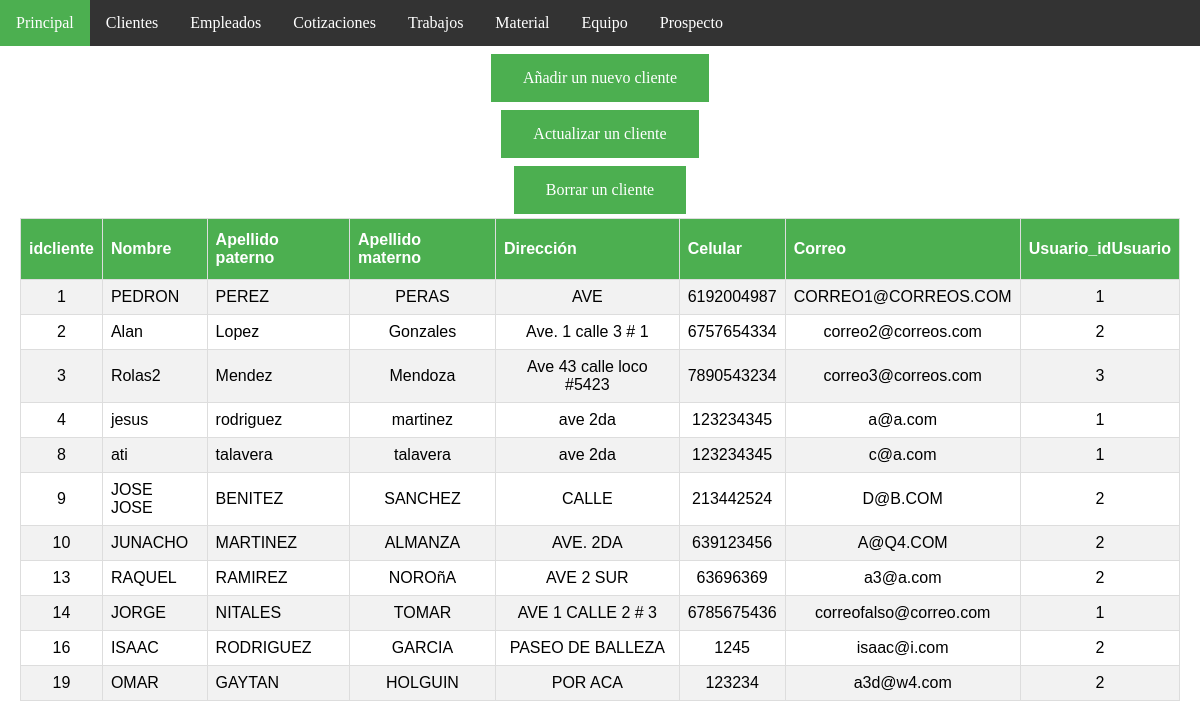
The page /clienteAdmon.php on the database its author committed.
### tables this page shows
CREATE TABLE `cliente` (
  `idCliente` int(11) NOT NULL AUTO_INCREMENT,
  `nombre` varchar(30) NOT NULL,
  `ape_pat` varchar(20) NOT NULL,
  `ape_mat` varchar(20) NOT NULL,
  `direccion` varchar(45) NOT NULL,
  `cel` varchar(10) NOT NULL,
  `correo` varchar(30) NOT NULL,
  `Usuario_idUsuario` int(11) NOT NULL,
  PRIMARY KEY (`idCliente`,`Usuario_idUsuario`),
  UNIQUE KEY `correo_UNIQUE` (`correo`),
  KEY `fk_Cliente_Usuario1_idx` (`Usuario_idUsuario`),
  CONSTRAINT `fk_Cliente_Usuario1` FOREIGN KEY (`Usuario_idUsuario`) REFERENCES `usuario` (`idUsuario`) ON DELETE NO ACTION ON UPDATE NO ACTION
);

### clienteAdmon.php (the view, shortened to what this page needs)
<!DOCTYPE html>
<html>
<head>
	<link rel="stylesheet" type="text/css" href="css/page_style.css">
</head>
<body>
<ul>
  <li><a class="active" href="index.php">Principal</a></li>
  <li><a href="clienteAdmon.php">Clientes</a></li>
  <li><a href="empleadoAdmon.php">Empleados</a></li>
  <li><a href="#cotizacionAdmon.php">Cotizaciones</a></li>
  <li><a href="#trabajoAdmon.php">Trabajos</a></li>
  <li><a href="materialAdmon.php">Material</a></li>
  <li><a href="#equipoAdmon.php">Equipo</a></li>
  <li><a href="#prospectoAdmon.php">Prospecto</a></li>
</ul>
<div style="padding:20px;margin-top:30px;height:1500px;">
<div align="center">
	<a class="buttonSha" href="insertCliente.php">Añadir un nuevo cliente</a><br>
	<a class="buttonSha" href="updateCliente.php">Actualizar un cliente</a><br>
	<a class="buttonSha" href="deleteCliente.php">Borrar un cliente</a><br>
</div>
<?php
	$usuario = "root";
	$servidor = "localhost";
$conexion = mysqli_connect( $servidor, $usuario, "" )
or die ("No se ha podido conectar al servidor BD");
$consulta = "SELECT * FROM cliente";
$resultado = mysqli_query( $conexion, $consulta )
        or die ( "Algo ha ido mal en la consulta a la base de datos");
echo"<center>";
echo "<table>";
	echo "<tr>";
		echo "<th>idcliente</th>";
		echo "<th>Nombre</th>";
	    echo "<th>Apellido paterno</th>";
	    echo "<th>Apellido materno</th>";
	    echo "<th>Dirección</th>";
	    echo "<th>Celular</th>";
	    echo "<th>Correo</th>";
	    echo "<th>Usuario_idUsuario</th>";
	echo "</tr>";
	while ($registro = mysqli_fetch_array( $resultado ))
		{
		echo "<tr>";
		echo "<td align='center'>" . $registro['idCliente'] . "</td><td>" . $registro['nombre'] . "</td>";
		echo "<td>".$registro['ape_pat']."</td>";
		echo "<td align='center'>".$registro['ape_mat']. "</td>";
		echo "<td align='center'>".$registro['direccion']. "</td>";
		echo "<td align='center'>".$registro['cel']. "</td>";
		echo "<td align='center'>".$registro['correo']. "</td>";
		echo "<td align='center'>".$registro['Usuario_idUsuario']. "</td>";
	echo "</tr>";
		}
	echo "</table>";
 ?>
</div>
</body>
</html>

### css/page_style.css (style rules this page uses)
.buttonSha { background-color: #4CAF50; border: none; color: white; padding: 15px 32px; text-align: center; text-decoration: none; display: inline-block; font-size: 16px; margin: 4px 2px; cursor: pointer; -webkit-transition-duration: 0.4s; transition-duration: 0.4s; }
table { font-family: "Trebuchet MS", Arial, Helvetica, sans-serif; border-collapse: collapse; width: 100%; }
td,th { border: 1px solid #ddd; padding: 8px; }
tr:nth-child(even) { background-color: #f2f2f2; }
th { padding-top: 12px; padding-bottom: 12px; text-align: left; background-color: #4CAF50; color: white; }
* { box-sizing: border-box; }
body { margin:0; }
ul { list-style-type: none; margin: 0; padding: 0; overflow: hidden; background-color: #333; position: fixed; top: 0; width: 100%; }
li { float: left; }
li a { display: block; color: white; text-align: center; padding: 14px 16px; text-decoration: none; }
.active { background-color: #4CAF50; }

### rows shown on the page
cliente: idCliente "1", nombre "PEDRON", ape_pat "PEREZ", ape_mat "PERAS", direccion "AVE", cel "6192004987", correo "CORREO1@CORREOS.COM", Usuario_idUsuario "1"
cliente: idCliente "2", nombre "Alan", ape_pat "Lopez", ape_mat "Gonzales", direccion "Ave. 1 calle 3 # 1", cel "6757654334", correo "correo2@correos.com", Usuario_idUsuario "2"
cliente: idCliente "3", nombre "Rolas2", ape_pat "Mendez", ape_mat "Mendoza", direccion "Ave 43 calle loco #5423", cel "7890543234", correo "correo3@correos.com", Usuario_idUsuario "3"
cliente: idCliente "4", nombre "jesus", ape_pat "rodriguez", ape_mat "martinez", direccion "ave 2da", cel "123234345", correo "a@a.com", Usuario_idUsuario "1"
cliente: idCliente "8", nombre "ati", ape_pat "talavera", ape_mat "talavera", direccion "ave 2da", cel "123234345", correo "c@a.com", Usuario_idUsuario "1"
cliente: idCliente "9", nombre "JOSE JOSE", ape_pat "BENITEZ", ape_mat "SANCHEZ", direccion "CALLE", cel "213442524", correo "D@B.COM", Usuario_idUsuario "2"
cliente: idCliente "10", nombre "JUNACHO", ape_pat "MARTINEZ", ape_mat "ALMANZA", direccion "AVE. 2DA", cel "639123456", correo "A@Q4.COM", Usuario_idUsuario "2"
cliente: idCliente "13", nombre "RAQUEL", ape_pat "RAMIREZ", ape_mat "NOROñA", direccion "AVE 2 SUR", cel "63696369", correo "a3@a.com", Usuario_idUsuario "2"
cliente: idCliente "14", nombre "JORGE", ape_pat "NITALES", ape_mat "TOMAR", direccion "AVE 1 CALLE 2 # 3", cel "6785675436", correo "correofalso@correo.com", Usuario_idUsuario "1"
cliente: idCliente "16", nombre "ISAAC", ape_pat "RODRIGUEZ", ape_mat "GARCIA", direccion "PASEO DE BALLEZA", cel "1245", correo "isaac@i.com", Usuario_idUsuario "2"
cliente: idCliente "19", nombre "OMAR", ape_pat "GAYTAN", ape_mat "HOLGUIN", direccion "POR ACA", cel "123234", correo "a3d@w4.com", Usuario_idUsuario "2"
